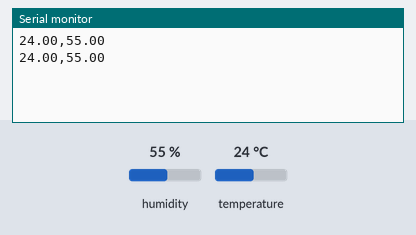
The program below on a simulated ESP32. Parts: the last lines printed to the serial monitor. The inputs (shaded band) are chosen by the test bench; at power-on: humidity 55 %, temperature 24 °C.

Above: at 10.8 s.
10.9 s: humidity set to 22 %
At 20.7 s:
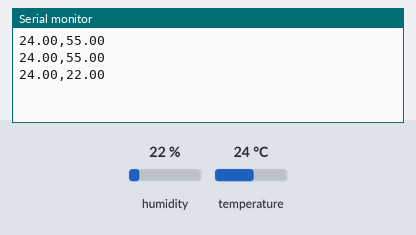
20.9 s: temperature set to 12 °C
At 30.7 s:
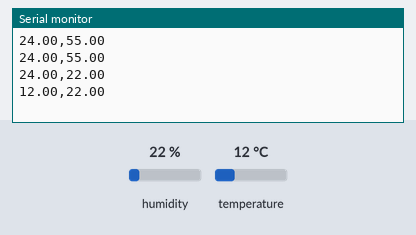
30.9 s: humidity set to 40 %
At 41.5 s:
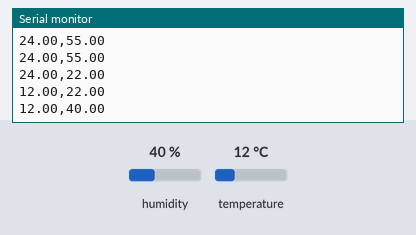
Timing chart, 0 to 43.0 s (numbered marks = the images above; inputs shaded):
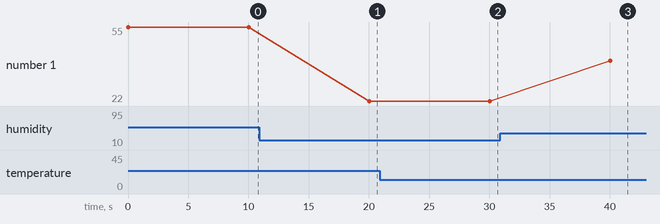

Measured:
- after the input at 10.9 s, the serial monitor: prints a new line after 9.1 s (image 1)
- after the input at 20.9 s, the serial monitor: prints a new line after 9.1 s (image 2)
- after the input at 30.9 s, the serial monitor: prints a new line after 9.2 s (image 3)
- plotted number 1: 55 → 22 after the input at 10.9 s, 22 → 40 after the input at 30.9 s

The program:

main.cpp
```cpp
// This is some boilerplate code to tell the chip how are are going to program it
// and that we are using a Temp and Humidity Sensor
#include <Arduino.h>
#include "DHTesp.h"


// These lines say what pin on the chip the sensor is connected to
// and what type of sensor it is
const int DHTPin = 13;
#define DHTTYPE DHTesp::DHT22

// this gives the snesor a name, so we can talk to it.
DHTesp dht;

void setup() {
  // this tells the chip we are connected to a computer, so we can send messages to the computer
  Serial.begin(9600);

  // This sets up the sensor
  dht.setup(DHTPin, DHTTYPE);
}

void loop() {

  // Make a place to store the current temp and humidity
  TempAndHumidity TH;

  // Get the latest values from the sensor and store it in the place we just created
  TH = dht.getTempAndHumidity();

  // Turn the numbers into something we can send the computer
  String datapoint = String(TH.temperature) + "," + String(TH.humidity);

  // Send the data to the computer
  Serial.println(datapoint);

  // wait 10 seconds, then do it all again
  delay(10000);
}
```
